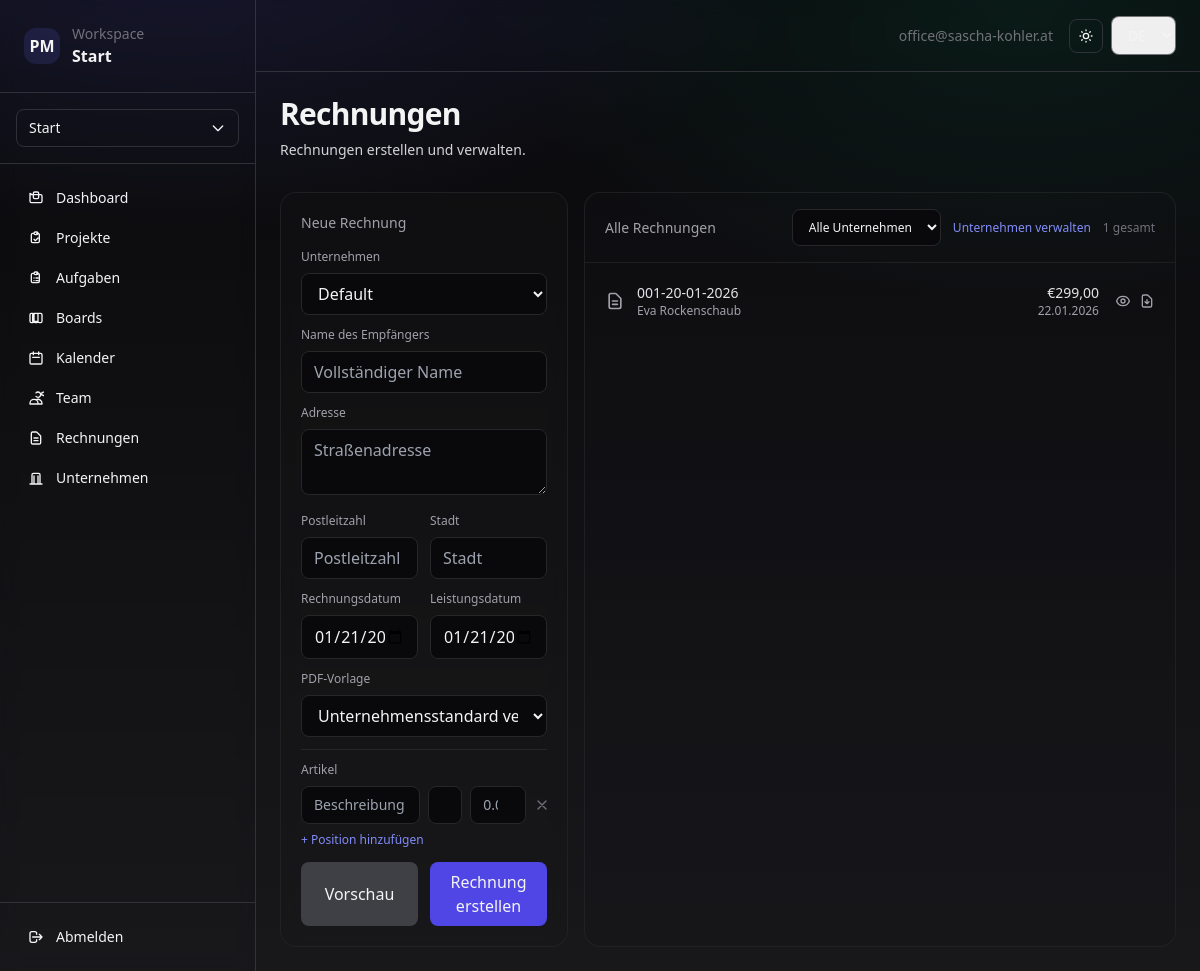
Before: /app/invoices/ (signed in) with the older database file.
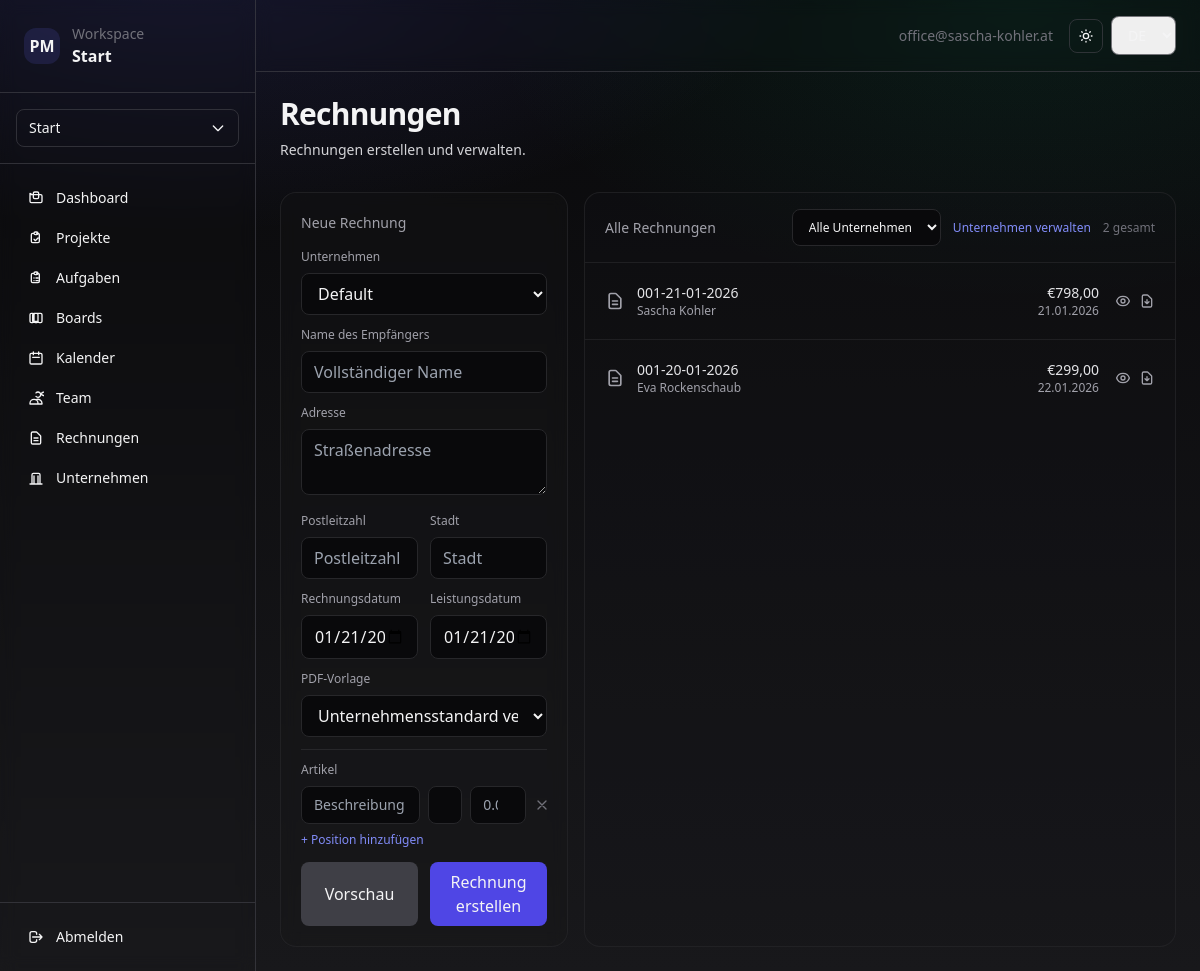
After: the same page with the newer database file.
### apps/invoices/models.py (models this page shows, shortened)
class Invoice(models.Model):
    id = models.UUIDField(primary_key=True, default=uuid.uuid4, editable=False)
    organization = models.ForeignKey(
        Organization, on_delete=models.CASCADE, related_name="invoices"
    )
    company = models.ForeignKey(
        Company, on_delete=models.PROTECT, related_name="invoices"
    )
    invoice_number = models.CharField(max_length=20, editable=False)
    invoice_date = models.DateField(default=timezone.now)
    service_date = models.DateField(default=timezone.now)
    recipient_name = models.CharField(max_length=255)
    recipient_address = models.TextField()
    recipient_zip = models.CharField(max_length=10, default='')
    recipient_city = models.CharField(max_length=255, default='')
    subtotal = models.DecimalField(max_digits=12, decimal_places=2, default=Decimal('0.00'))
    vat_rate = models.DecimalField(max_digits=5, decimal_places=2, default=Decimal('0.00'))  # 0% for Kleinunternehmer
    vat_amount = models.DecimalField(max_digits=12, decimal_places=2, default=Decimal('0.00'))
    total = models.DecimalField(max_digits=12, decimal_places=2, default=Decimal('0.00'))
    class PdfTemplate(models.TextChoices):
        CLASSIC = "classic", _("Classic")
        MODERN = "modern", _("Modern")
        ELEGANT = "elegant", _("Elegant")
        MINIMAL = "minimal", _("Minimal")
    pdf_template = models.CharField(
        max_length=32,
        choices=PdfTemplate.choices,
        default=PdfTemplate.CLASSIC,
    )
    created_by = models.ForeignKey(
        'accounts.User',
        on_delete=models.PROTECT,
        related_name="created_invoices",
    )
    created_at = models.DateTimeField(auto_now_add=True)
    updated_at = models.DateTimeField(auto_now=True)
    class Meta:
        ordering = ["-created_at"]
        constraints = [
            models.UniqueConstraint(
                fields=["organization", "company", "invoice_number"],
                name="uniq_invoice_number_per_company",
            )
        ]

### apps/web/views/invoices.py (the view)
# urls.py: path("invoices/", invoices.invoices_page, name="invoices"),
@login_required
def invoices_page(request):
    if request.active_org is None:
        return redirect("web:onboarding")
    org = request.active_org
    companies = Company.objects.filter(organization=org, owner=request.user).order_by("name")
    selected_company = None
    selected_company_id = (request.GET.get("company") or "").strip()
    if selected_company_id:
        selected_company = companies.filter(id=selected_company_id).first()
    invoices_qs = Invoice.objects.filter(
        organization=org,
        company__in=companies,
    )
    if selected_company is not None:
        invoices_qs = invoices_qs.filter(company=selected_company)
    invoices = invoices_qs.select_related("company").order_by("-created_at")
    from django.utils import timezone
    today = timezone.now().date()
    context = {
        **web_shell_context(request),
        "companies": companies,
        "selected_company": selected_company,
        "invoices": invoices,
        "today": today,
    }
    return render(request, "web/app/invoices/page.html", context)

### apps/web/views/utils.py (called while the page is built)
def web_shell_context(request) -> dict:
    from apps.tenants.models import Organization
    membership = None
    is_owner = False
    if request.active_org is not None:
        membership = Membership.objects.filter(
            organization=request.active_org,
            user=request.user
        ).only("role").first()
        if membership:
            is_owner = membership.role == Membership.Role.OWNER
    return {
        "org": request.active_org,
        "active_org": request.active_org,
        "orgs": Organization.objects.filter(memberships__user=request.user).distinct(),
        "user_membership": membership,
        "is_owner": is_owner,
    }

### templates/web/app/invoices/page.html (shortened to what the changed rows need)
{% extends "web/app/layout.html" %}
{% load i18n %}
{% block content %}
<div class="flex items-end justify-between gap-6">
  <div>
    <h1 class="text-3xl font-semibold tracking-tight">{% trans "Invoices" %}</h1>
  </div>
</div>
<div class="mt-8 grid grid-cols-1 lg:grid-cols-3 gap-4">
  <div class="lg:col-span-2 rounded-2xl border border-zinc-800/70 bg-zinc-900/20">
    <div class="px-5 py-4 border-b border-zinc-800/70 flex items-center justify-between gap-4">
      <div class="flex items-center gap-3">
        <form method="get" action="{% url 'web:invoices' %}">
          <select name="company"
                  onchange="this.form.submit()"
                  class="rounded-lg bg-zinc-950 border border-zinc-800 px-3 py-2 text-xs outline-none focus:ring-2 focus:ring-indigo-500">
          </select>
        </form>
        <a href="{% url 'web:companies' %}" class="text-xs text-indigo-400 hover:text-indigo-300">
          {% trans "Manage companies" %}
        </a>
        <div id="invoice-count" class="text-xs text-zinc-500">{{ invoices|length }} {% trans "total" %}</div>
      </div>
    </div>
    <div id="invoice-list" class="divide-y divide-zinc-800/70">
      {% for invoice in invoices %}
        {% include "web/app/invoices/_invoice_row.html" with invoice=invoice %}
      {% empty %}
        <div id="invoice-empty" class="p-6 text-sm text-zinc-400">{% trans "No invoices yet. Create the first one on the left." %}</div>
      {% endfor %}
    </div>
  </div>
</div>
{% endblock %}

### templates/web/app/invoices/_invoice_row.html (shortened to what this page needs)
<div data-invoice-id="{{ invoice.id }}" class="p-5 hover:bg-zinc-900/40 transition">
  <div class="flex items-center justify-between">
    <div class="flex-1 min-w-0">
      <div class="flex items-center gap-3">
        <div class="flex-shrink-0">
          <svg class="w-5 h-5 text-zinc-400" fill="none" stroke="currentColor" viewBox="0 0 24 24">
            <path stroke-linecap="round" stroke-linejoin="round" stroke-width="2" d="M9 12h6m-6 4h6m2 5H7a2 2 0 01-2-2V5a2 2 0 012-2h5.586a1 1 0 01.707.293l5.414 5.414a1 1 0 01.293.707V19a2 2 0 01-2 2z"></path>
          </svg>
        </div>
        <div class="min-w-0 flex-1">
          <div class="text-sm font-medium text-zinc-200 truncate">
            {{ invoice.invoice_number }}
          </div>
          <div class="text-xs text-zinc-400 truncate">
            {{ invoice.recipient_name }}
          </div>
        </div>
      </div>
    </div>
    <div class="flex items-center gap-4">
      <div class="text-right">
        <div class="text-sm font-medium text-zinc-200">
          €{{ invoice.total|floatformat:2 }}
        </div>
        <div class="text-xs text-zinc-400">
          {{ invoice.invoice_date|date:"d.m.Y" }}
        </div>
      </div>
      <div class="flex items-center gap-2">
        <a href="{% url 'web:invoices_detail' invoice.id %}"
           class="text-zinc-400 hover:text-zinc-200 transition">
        </a>
        <a href="{% url 'web:invoices_pdf' invoice.id %}"
           class="text-zinc-400 hover:text-zinc-200 transition">
          <svg class="w-4 h-4" fill="none" stroke="currentColor" viewBox="0 0 24 24">
            <path stroke-linecap="round" stroke-linejoin="round" stroke-width="2" d="M12 10v6m0 0l-3-3m3 3l3-3m2 8H7a2 2 0 01-2-2V5a2 2 0 012-2h5.586a1 1 0 01.707.293l5.414 5.414a1 1 0 01.293.707V19a2 2 0 01-2 2z"></path>
          </svg>
        </a>
      </div>
    </div>
  </div>
</div>

Changed rows visible on the page:
added Invoice: invoice_number "001-21-01-2026", recipient_name "Sascha Kohler", total "798,00", invoice_date "21.01.2026"
Other visible differences:
{{ invoices|length }}: "1" → "2"
